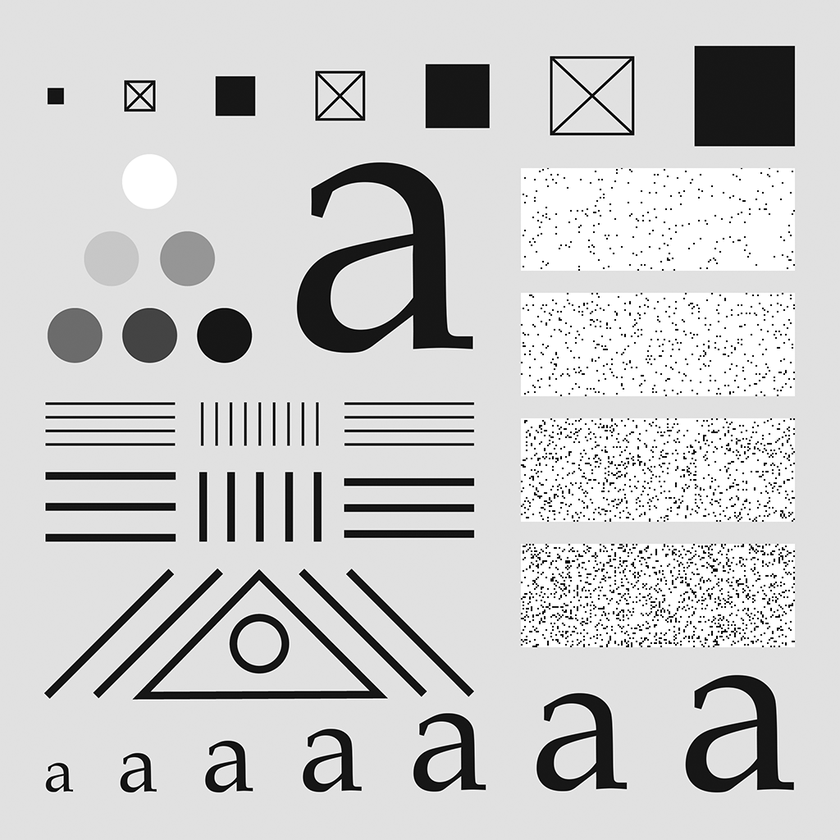
%> input picture Projeto 4/testpattern1024.tif, 840 x 840 px, shrunk from 1024 x 1024 before the run
$ octave testeProj4e.m   (GNU Octave 9; MATLAB toolbox functions it lacks are replaced by stand-ins)
%> lines starting %> are read from the running program, lines starting %| are printed output that depends on the picture
### Projeto 4/imagePad4e.m
%--------------------------------------------------------------------------
% FUNCTION EXPLAINING
% imagePad4e is a function for creating array padding.
% Parameters:
% f - the matrix input
% r - the number of padding rows above and below matrix input
% c - the number of padding columns to the left and right matrix input
% padtype - specifies the padding type required:
%   padtype = "replicate" - applies replicate padding
%   padtype = "zeros" - applies zeroing padding
%   padtype parsing ommited - applies zeroing padding
%--------------------------------------------------------------------------
function imagePad4e(f,r,c,padtype)
    %initiates zeroing padding routine
    if padtype == "replicate"
        padReplicate(f,r,c);
    end
    % initiates replicate padding routine
    if padtype == "zeros"
        padZeros(f,r,c);
    end
end

function padReplicate(f,r,c)
    row_padding = f(1:r,:);
    %imshow(row_padding)
    column_padding = f(:,1:c);
    %imshow(column_padding)
    borders = f(1:r,1:c);
    %imshow(borders)

    %creating the padded image matrix
    padded_matrix = [borders row_padding borders; %padding above the image
    column_padding f column_padding; %padding the image to the left and right
    borders row_padding borders]; %padding below the image
    h1 = figure(1);
    imshow(padded_matrix)
    title("padded image by replication")
    saveas(h1,"testpattern1024-padded-replicate","tiffn")
end

function padZeros(f,r,c)
    [rows, columns, ~] = size(f); % determine the size of image
    row_padding = zeros(r,columns,'uint8'); %creating the row padding
    column_padding = zeros(rows, c, 'uint8');%creating the column padding
    borders = zeros(r,c,'uint8'); %creating the borders padding, aimining
    %to complete the full retangular matrix
    %creating the padded image matrix
    padded_matrix = [borders row_padding borders; %padding above the image
    column_padding f column_padding; %padding the image to the left and right
    borders row_padding borders]; %padding below the image
    h2 = figure(2);
    imshow(padded_matrix) %showing padded image by zeros
    title("padded imaged by zeros")
    saveas(h2,"testpattern1024-padded-zeros","tiffn")
end


### Projeto 4/testeProj4e.m
%UNIVERSIDADE FEDERAL DO AMAZONAS
%FACULDADE DE TECNOLOGIA
%GPRP&O - GRUPO DE PESQUISA EM RECONHECIMENTO DE PADR誆S E OTIMIZA敲O
%FTL079 - PROCESSAMENTO DIGITAL DE IMAGENS
%PROJETO 4 - Developing Image Padding
%image
%ARQUIVO - main.m
%AUTOR - Diego Giovanni de Alc鈔tara Vieira
%--------------------------------------------------------------------------
clc; close all; clear all;
f = imread('testpattern1024.tif');
%> f is the input picture: size 840x840 uint8; min 0, max 255, mean 204.3
imagePad4e(f,256,256,'zeros')
%> in padZeros, `padded_matrix = [borders row_padding borders; column_padding f column_..`:
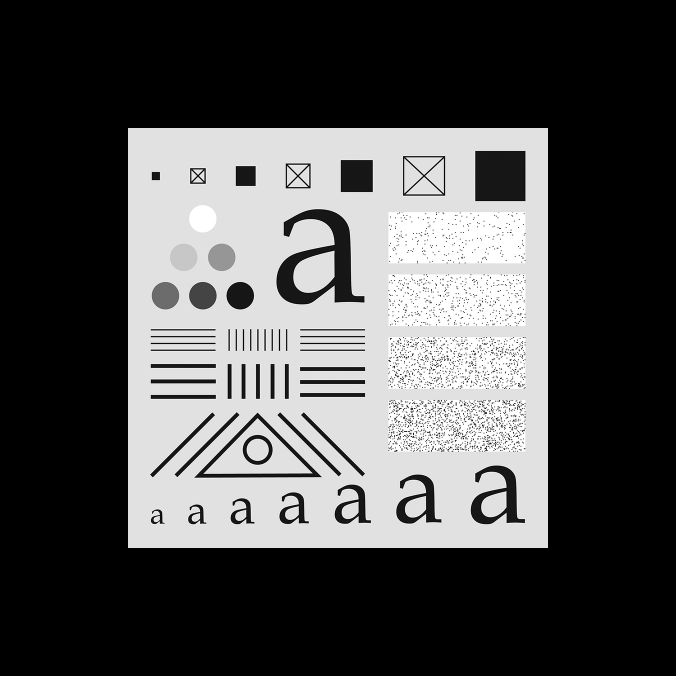
%> padded_matrix: size 1352x1352 uint8 (shown at 1/2 size); min 0, max 255, mean 78.9
imagePad4e(f,256,256,'replicate')
%> in padReplicate, `row_padding = f(1:r,:);`:
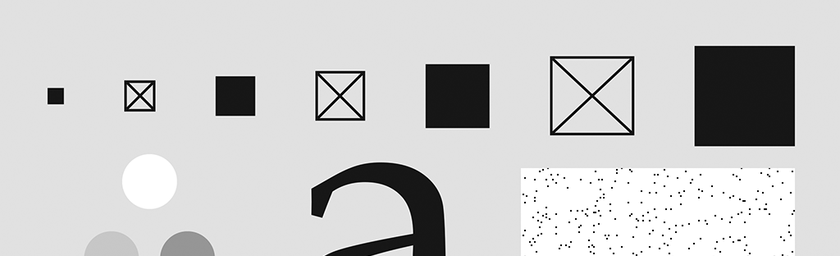
%> row_padding: size 256x840 uint8; min 0, max 255, mean 204.4
%> in padReplicate, `column_padding = f(:,1:c);`:
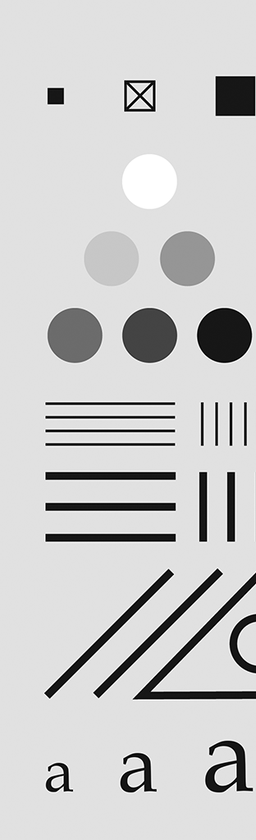
%> column_padding: size 840x256 uint8; min 0, max 255, mean 204.2
%> in padReplicate, `borders = f(1:r,1:c);`:
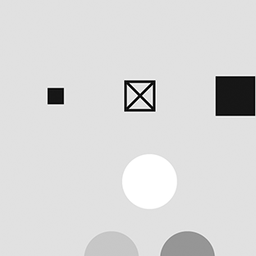
%> borders: size 256x256 uint8; min 0, max 255, mean 217.1
%> in padReplicate, `padded_matrix = [borders row_padding borders; column_padding f column_..`:
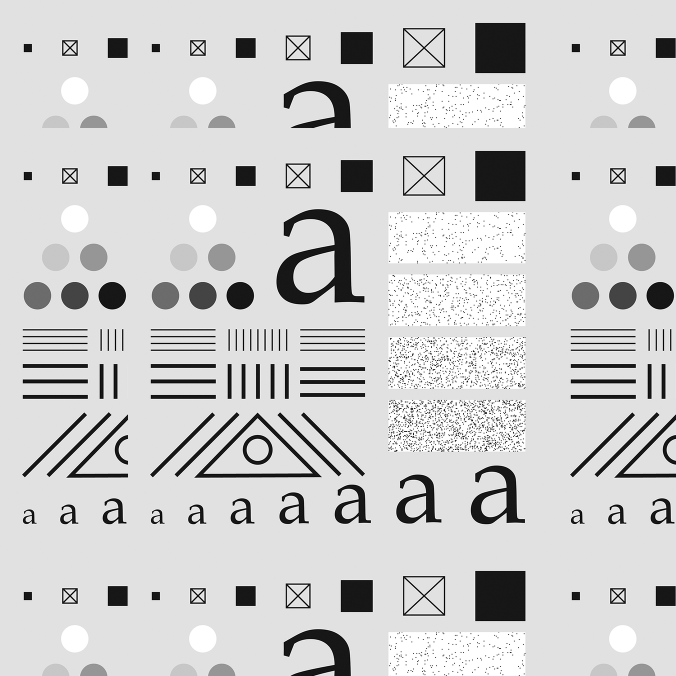
%> padded_matrix: size 1352x1352 uint8 (shown at 1/2 size); min 0, max 255, mean 206.1
imagePad4e(f,256,256);
%> the run ends on the next line
